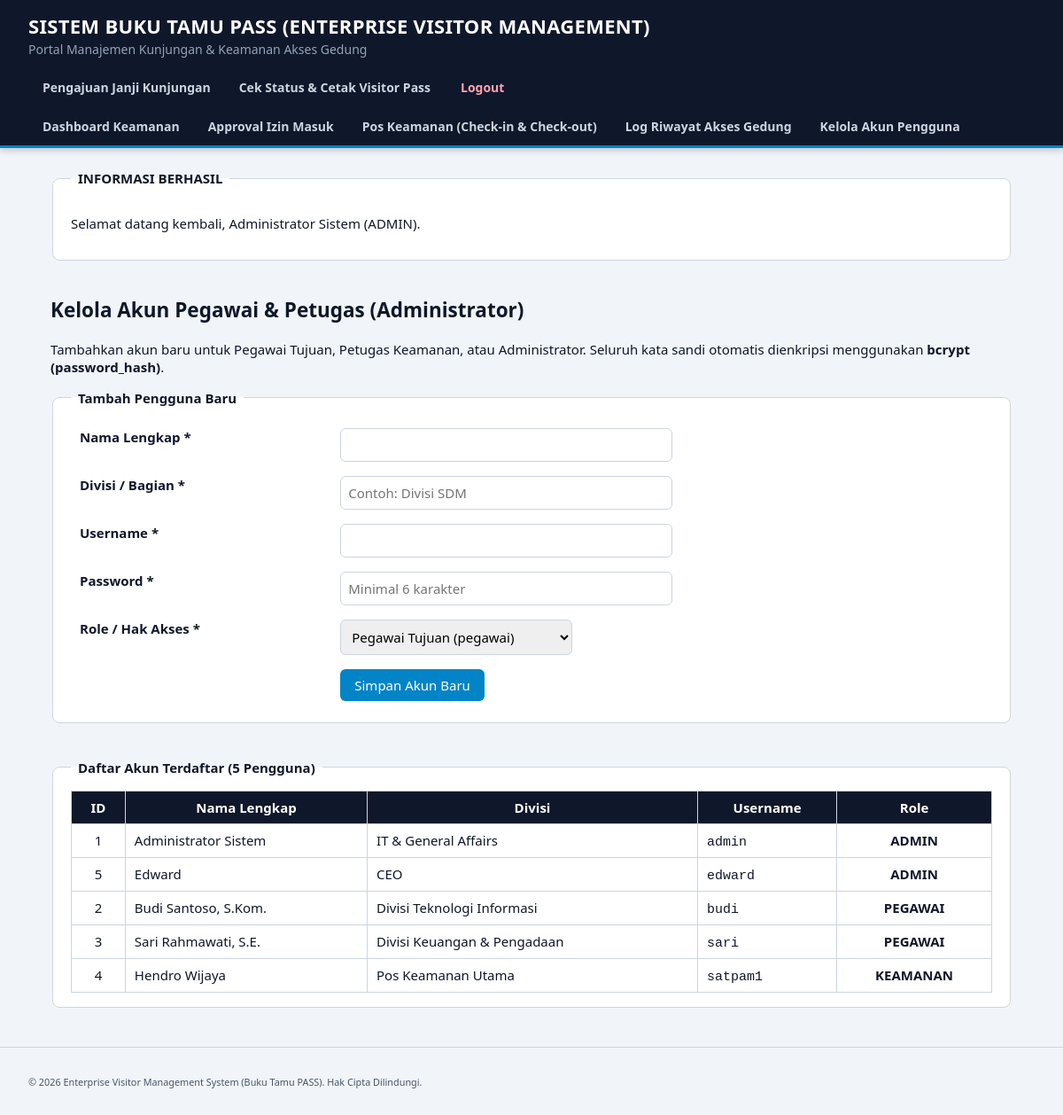
/kelola_users.php (signed in), run on the app's committed database.
### tables this page shows
CREATE TABLE `users` (
  `id_user` int NOT NULL,
  `nama` varchar(100) NOT NULL,
  `divisi` varchar(100) NOT NULL,
  `username` varchar(50) NOT NULL,
  `password` varchar(255) NOT NULL,
  `role` enum('admin','pegawai','keamanan') NOT NULL
);

### includes/auth_middleware.php (called while the page is built, shortened)
<?php
function e($string) {
    return htmlspecialchars((string)$string, ENT_QUOTES, 'UTF-8');
}
?>

### kelola_users.php (the view, shortened to what this page needs)
<?php
require_once 'config/database.php';
require_once 'includes/auth_middleware.php';
$users = $conn->query("SELECT id_user, nama, divisi, username, role FROM users ORDER BY role ASC, nama ASC")->fetch_all(MYSQLI_ASSOC);
include 'includes/header.php';
?>
<h2>Kelola Akun Pegawai &amp; Petugas (Administrator)</h2>
<p>Tambahkan akun baru untuk Pegawai Tujuan, Petugas Keamanan, atau Administrator. Seluruh kata sandi otomatis dienkripsi menggunakan <strong>bcrypt (password_hash)</strong>.</p>
<form method="POST" action="kelola_users.php">
    <fieldset>
        <legend><strong>Tambah Pengguna Baru</strong></legend>
        <table border="0" cellpadding="6" cellspacing="0">
            <tr>
                <td><label for="nama"><strong>Nama Lengkap *</strong></label></td>
                <td><input type="text" id="nama" name="nama" required minlength="3" maxlength="100" size="35"></td>
            </tr>
            <tr>
                <td><label for="divisi"><strong>Divisi / Bagian *</strong></label></td>
                <td><input type="text" id="divisi" name="divisi" required maxlength="100" size="35" placeholder="Contoh: Divisi SDM"></td>
            </tr>
            <tr>
                <td><label for="username"><strong>Username *</strong></label></td>
                <td><input type="text" id="username" name="username" required minlength="3" maxlength="30" pattern="[a-zA-Z0-9_]{3,30}" size="35"></td>
            </tr>
            <tr>
                <td><label for="password"><strong>Password *</strong></label></td>
                <td><input type="password" id="password" name="password" required minlength="6" size="35" placeholder="Minimal 6 karakter"></td>
            </tr>
            <tr>
                <td><label for="role"><strong>Role / Hak Akses *</strong></label></td>
                <td>
                    <select id="role" name="role" required>
                        <option value="pegawai">Pegawai Tujuan (pegawai)</option>
                    </select>
                </td>
            </tr>
            <tr>
                <td></td>
                <td><button type="submit">Simpan Akun Baru</button></td>
            </tr>
        </table>
    </fieldset>
</form>
<br>
<fieldset>
    <legend><strong>Daftar Akun Terdaftar (<?php echo count($users); ?> Pengguna)</strong></legend>
    <table border="1" cellpadding="6" cellspacing="0" width="100%">
        <thead>
            <tr>
                <th>ID</th>
                <th>Nama Lengkap</th>
                <th>Divisi</th>
                <th>Username</th>
                <th>Role</th>
            </tr>
        </thead>
        <tbody>
            <?php foreach ($users as $u): ?>
                <tr>
                    <td align="center"><?php echo (int)$u['id_user']; ?></td>
                    <td><?php echo e($u['nama']); ?></td>
                    <td><?php echo e($u['divisi']); ?></td>
                    <td><code><?php echo e($u['username']); ?></code></td>
                    <td align="center"><strong><?php echo e(strtoupper($u['role'])); ?></strong></td>
                </tr>
            <?php endforeach; ?>
        </tbody>
    </table>
</fieldset>
<?php include 'includes/footer.php'; ?>

### style.css (style rules this page uses)
:root { --navy: #0F172A; --cyan: #0284C7; --hijau: #16A34A; --merah: #E11D48; --abu: #F1F5F9; --garis: #CBD5E1; }
* { box-sizing: border-box; }
body { margin: 0; background: var(--abu); color: var(--navy); font: 15px "Segoe UI", Arial, sans-serif; }
h2 { margin-top: 0; }
fieldset { background: #fff; border: 1px solid var(--garis); border-radius: 8px; padding: 16px 20px; margin-bottom: 20px; }
legend { font-weight: bold; padding: 0 8px; }
input, select, textarea { padding: 8px; border: 1px solid var(--garis); border-radius: 6px; font: inherit; max-width: 100%; }
button { padding: 8px 16px; background: var(--cyan); color: #fff; border: 0; border-radius: 6px; font: inherit; cursor: pointer; }
table { border-collapse: collapse; width: 100%; background: #fff; }
th, td { border: 1px solid var(--garis); padding: 8px 10px; text-align: left; vertical-align: top; }
th { background: var(--abu); }
thead th { background: var(--navy); color: #fff; text-align: center; }
td[align="center"] { text-align: center; }
table[border="0"] td { border: 0; }

### data on the page
users: id_user "1", nama "Administrator Sistem", divisi "IT & General Affairs", username "admin", role "ADMIN"
users: id_user "5", nama "Edward", divisi "CEO", username "edward", role "ADMIN"
users: id_user "2", nama "Budi Santoso, S.Kom.", divisi "Divisi Teknologi Informasi", username "budi", role "PEGAWAI"
users: id_user "3", nama "Sari Rahmawati, S.E.", divisi "Divisi Keuangan & Pengadaan", username "sari", role "PEGAWAI"
users: id_user "4", nama "Hendro Wijaya", divisi "Pos Keamanan Utama", username "satpam1", role "KEAMANAN"

### other printed values
$_SESSION['flash_success'] "Selamat datang kembali, Administrator Sistem (ADMIN)."
count($users) "5"
